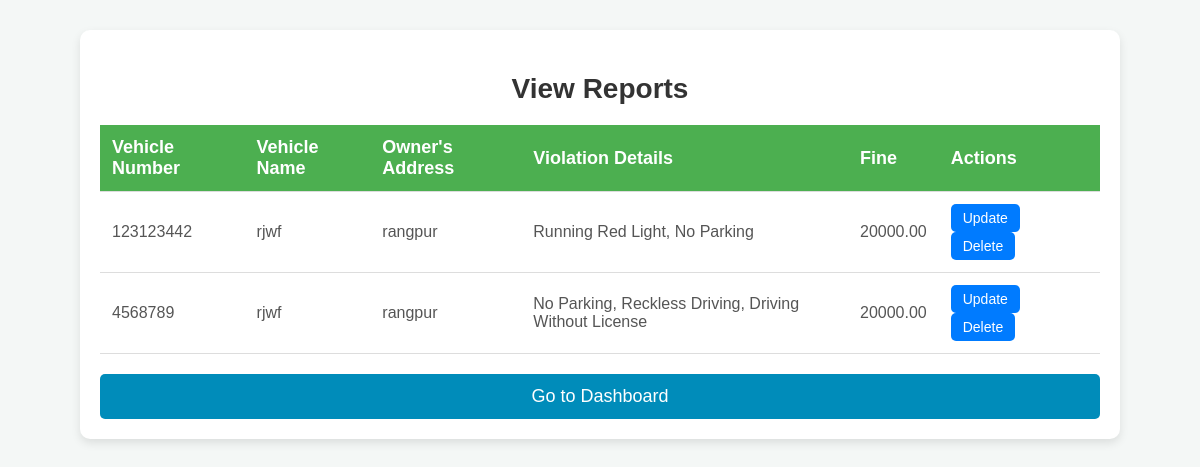
Page /traffic_management_system/view_reports.php on the committed database.
### tables this page shows
CREATE TABLE `reports` (
  `id` int(11) NOT NULL,
  `vehicle_number` varchar(20) NOT NULL,
  `vehicle_name` varchar(50) NOT NULL,
  `address` varchar(255) NOT NULL,
  `violation_details` text DEFAULT NULL,
  `fine` decimal(10,2) NOT NULL
);

### traffic_management_system/view_reports.php (the view, shortened to what this page needs)
<?php
include 'includes/config.php';
$sql = "SELECT * FROM reports";
$result = $conn->query($sql);
?>
<!DOCTYPE html>
<html lang="en">
<head>
    <link rel="stylesheet" href="css/view_reports.css">
</head>
<body>
    <div class="container">
        <h2>View Reports</h2>
        <table>
            <tr>
                <th>Vehicle Number</th>
                <th>Vehicle Name</th>
                <th>Owner's Address</th>
                <th>Violation Details</th>
                <th>Fine</th>
                <th>Actions</th>
            </tr>
            <?php
            if ($result->num_rows > 0) {
                while($row = $result->fetch_assoc()) {
                    echo "<tr>
                            <td>".$row['vehicle_number']."</td>
                            <td>".$row['vehicle_name']."</td>
                            <td>".$row['address']."</td>
                            <td>".$row['violation_details']."</td>
                            <td>".$row['fine']."</td>
                            <td>
                                <a href='update_report.php?id=".$row['id']."' class='btn-update'>Update</a>
                                <a href='delete_report.php?id=".$row['id']."' class='btn-delete'>Delete</a>
                            </td>
                          </tr>";
                }
            } else {
                echo "<tr><td colspan='6'>No reports found</td></tr>";
            }
            ?>
        </table>
        <a href="dashboard.php">
            <button class="btn-dashboard">Go to Dashboard</button>
        </a>
    </div>
</body>
</html>

### traffic_management_system/css/view_reports.css (style rules this page uses)
body { font-family: Arial, sans-serif; background-color: #f4f7f6; margin: 0; padding: 0; }
.container { width: 100%; max-width: 1000px; margin: 30px auto; padding: 20px; background-color: #fff; border-radius: 10px; box-shadow: 0 4px 10px rgba(0, 0, 0, 0.1); }
h2 { text-align: center; font-size: 28px; color: #333; margin-bottom: 20px; }
table { width: 100%; border-collapse: collapse; margin-top: 20px; }
th, td { padding: 12px; text-align: left; border-bottom: 1px solid #ddd; }
th { background-color: #4CAF50; color: white; font-size: 18px; }
td { font-size: 16px; color: #555; }
td a { display: inline-block; padding: 6px 12px; background-color: #007BFF; color: white; border-radius: 5px; text-decoration: none; margin-right: 10px; font-size: 14px; }
.btn-dashboard { width: 100%; padding: 12px; background-color: #008CBA; color: white; font-size: 18px; border: none; border-radius: 5px; cursor: pointer; margin-top: 20px; text-align: center; text-decoration: none; }

### rows in the picture
reports: vehicle_number "123123442", vehicle_name "rjwf", address "rangpur", violation_details "Running Red Light, No Parking", fine "20000.00"
reports: vehicle_number "4568789", vehicle_name "rjwf", address "rangpur", violation_details "No Parking, Reckless Driving, Driving Without License", fine "20000.00"
